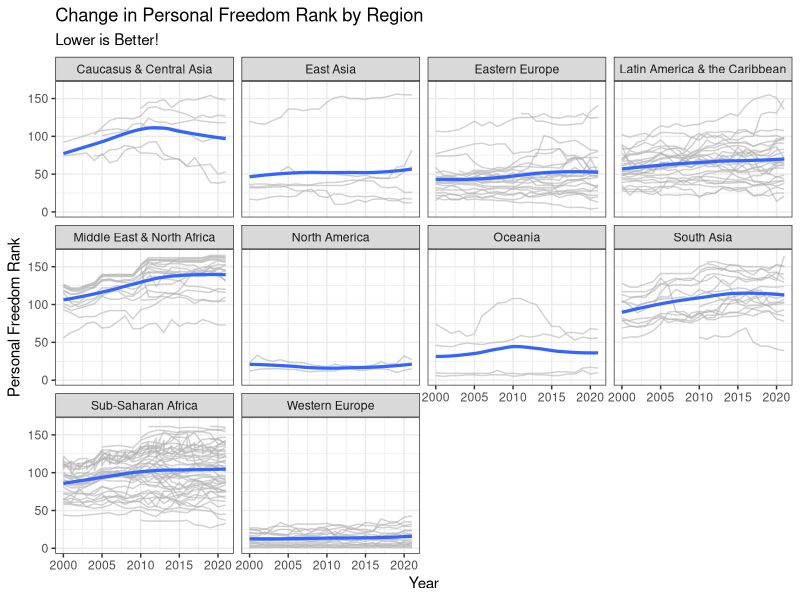
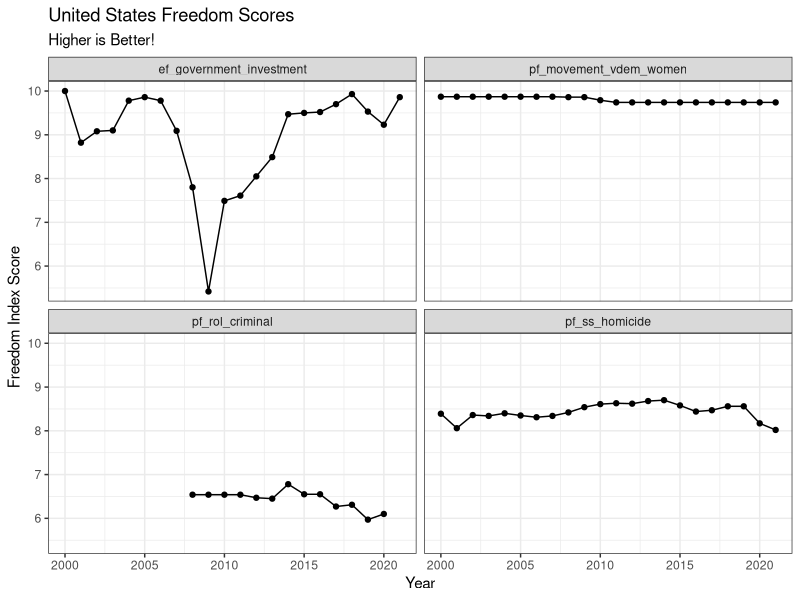
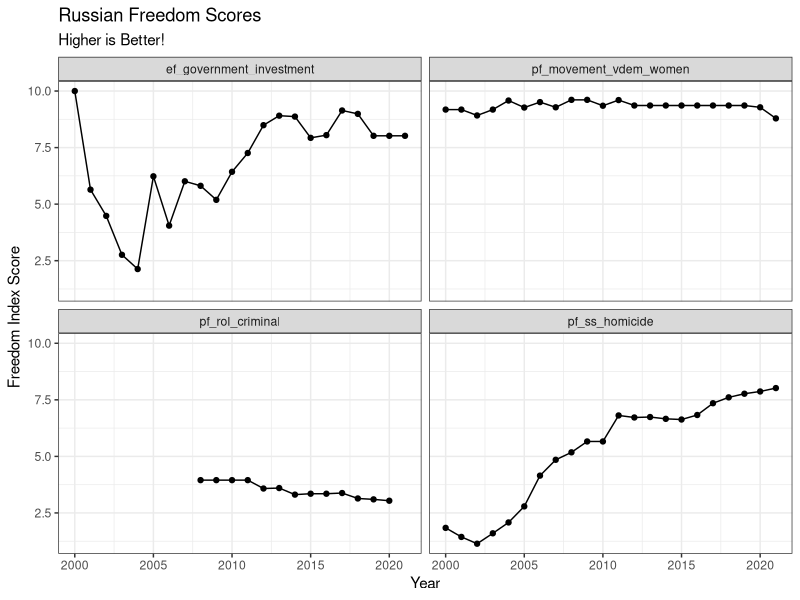
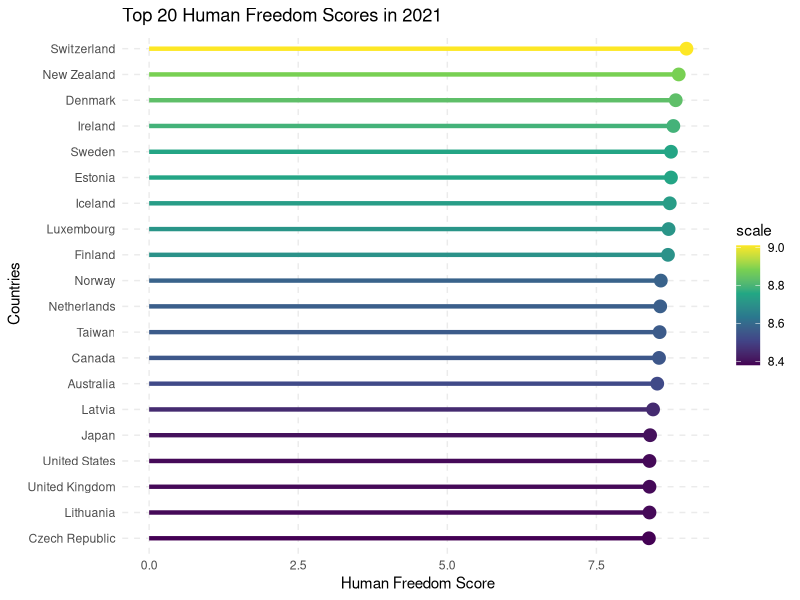
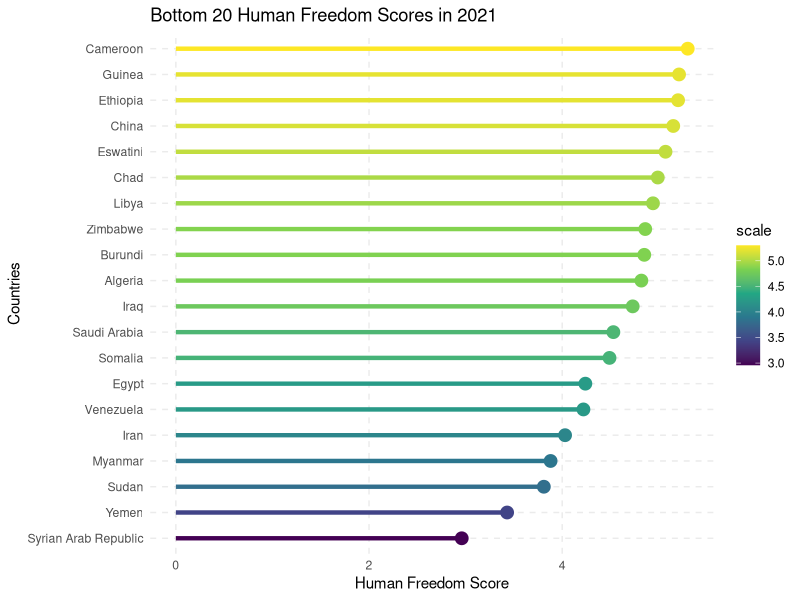

Here is the R script that generated these plots, in order:
## ---- chunk 1
library(tidyverse)
library(stringr)
library(here)
library(ggrepel)
freedom <- read_csv(here("data/2023-Human-Freedom-Index-Data.csv")) |>
  mutate(countries = str_remove(countries, ",.*")) |> mutate(countries = str_replace(countries, "Russian Federation", "Russia"))
## ---- chunk 2
head(freedom[, c("year", "iso", "countries", "region", "hf_score", 
                 "hf_rank", "hf_quartile")])
## ---- chunk 3
freedom_plot <- freedom |> filter(!is.na(pf_score))

ggplot(data = freedom_plot, aes(x = year, y = pf_rank)) +
  geom_line(aes(group = countries), color = "gray70", alpha = 0.6) +
  geom_smooth(size = 1.1, method = "loess", se = FALSE,alpha = 2) +  
  facet_wrap(~ region, ncol = 4) +
  labs(x = "Year", y = "Personal Freedom Rank", title = "Change in Personal Freedom Rank by Region", subtitle = "Lower is Better!") +
  scale_x_continuous(breaks = seq(min(freedom$year), max(freedom$year), by = 5)) + theme_bw()

## ---- chunk 4
freedom_us <- freedom |> filter(countries == "United States") |> pivot_longer(cols = c("pf_movement_vdem_women", "ef_government_investment","pf_rol_criminal","pf_ss_homicide"), names_to = "variables", values_to = "scores") |> relocate("scores", "variables") |> filter(!is.na(scores))

us_plot <- ggplot(data = freedom_us, aes(x = year, y = scores)) + geom_point() + geom_line() + facet_wrap(~variables,  ncol= 2) + theme_bw() + labs(title = "United States Freedom Scores", x = "Year", y = "Freedom Index Score", subtitle = "Higher is Better!")

## ---- chunk 5
freedom_ru <- freedom |> filter(countries == "Russia") |> pivot_longer(cols = c("pf_movement_vdem_women", "ef_government_investment","pf_rol_criminal","pf_ss_homicide"), names_to = "variables", values_to = "scores") |> relocate("scores", "variables") |> filter(!is.na(scores))

rus_plot <- ggplot(data = freedom_ru, aes(x = year, y = scores)) + geom_point() + geom_line() + facet_wrap(~variables,  ncol= 2) + theme_bw() + labs(title = "Russian Freedom Scores", x = "Year", y = "Freedom Index Score",subtitle = "Higher is Better!")
us_plot
rus_plot
## ---- chunk 6
freedom_top20 <- freedom |>
  group_by(countries) |>
  filter(year == 2021) |>
  reframe(hf_score) |>
  arrange(desc(hf_score)) |>
  mutate(countries = fct_reorder(.f = countries, .x = hf_score)) |>
  slice(1:20)

ggplot(data = freedom_top20, aes(x = countries, y = hf_score)) + 
  geom_segment(aes(x = countries, xend = countries, y = 0, yend = hf_score, color = hf_score), linewidth = 1.5) +
  geom_point(aes(color = hf_score), size = 4, alpha = 2) +
  coord_flip() +
  theme_minimal() + labs(title = "Top 20 Human Freedom Scores in 2021", x = "Countries", y = "Human Freedom Score") + 
  theme(panel.grid.major = element_line(linetype = "dashed"), panel.grid.minor = element_blank()) +
  scale_color_viridis_c(name = "scale")

## ---- chunk 7
freedom_last20 <- freedom |>
  group_by(countries) |>
  filter(year == 2021) |>
  reframe(hf_score) |>
  arrange((hf_score)) |>
  mutate(countries = fct_reorder(.f = countries, .x = hf_score)) |>
  slice(1:20)

ggplot(data = freedom_last20, aes(x = countries, y = hf_score)) + 
  geom_segment(aes(x = countries, xend = countries, y = 0, yend = hf_score, color = hf_score), linewidth = 1.5) +
  geom_point(aes(color = hf_score), size = 4, alpha = 2) +
  coord_flip() +
  theme_minimal() + labs(title = "Bottom 20 Human Freedom Scores in 2021", x = "Countries", y = "Human Freedom Score") + 
  theme(panel.grid.major = element_line(linetype = "dashed"), panel.grid.minor = element_blank()) +
  scale_color_viridis_c(name = "scale")
